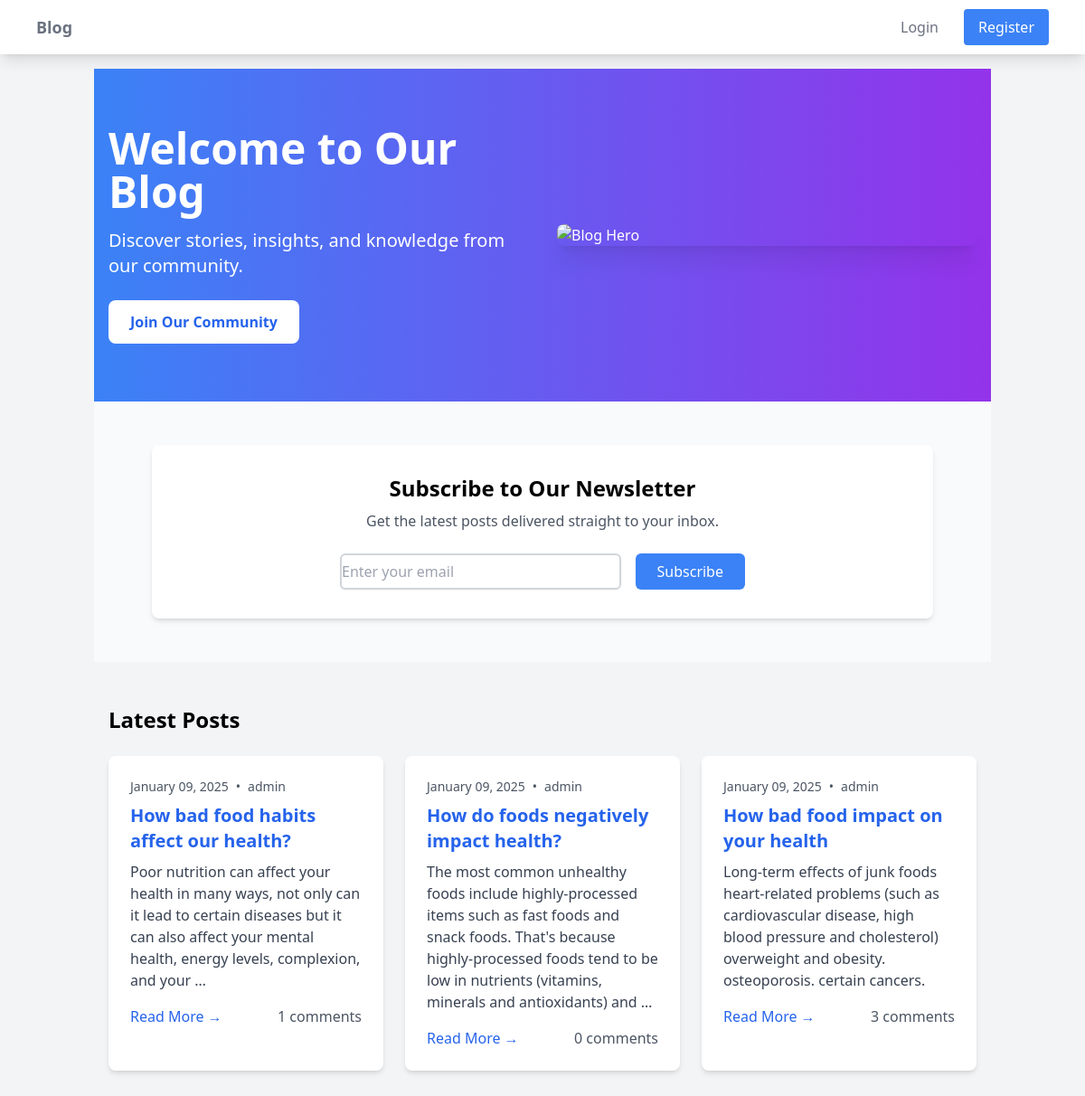
The page / on the database its author committed.
### blog/models.py (models this page shows, shortened)
class Post(models.Model):
    title = models.CharField(max_length=200)
    content = models.TextField()
    author = models.ForeignKey(User, on_delete=models.CASCADE)
    created_at = models.DateTimeField(auto_now_add=True)
    updated_at = models.DateTimeField(auto_now=True)
    categories = models.ManyToManyField(Category)
    tags = models.CharField(max_length=200)

### blog/views.py (the view)
# urls.py: path('', views.PostListView.as_view(), name='post-list'),
class PostListView(ListView):
    model = Post
    template_name = 'blog/post_list.html'
    context_object_name = 'posts'
    ordering = ['-created_at']

### blog/templates/blog/post_list.html (shortened to what this page needs)
{% extends 'blog/base.html' %}
{% load static %}
{% block content %}
<div class="bg-gradient-to-r from-blue-500 to-purple-600 text-white">
    <div class="max-w-6xl mx-auto px-4 py-16">
        <div class="grid md:grid-cols-2 gap-8 items-center">
            <div>
                <h1 class="text-4xl md:text-5xl font-bold mb-4">Welcome to Our Blog</h1>
                <p class="text-xl mb-6">Discover stories, insights, and knowledge from our community.</p>
                {% if not user.is_authenticated %}
                    <a href="{% url 'register' %}" class="inline-block bg-white text-blue-600 px-6 py-3 rounded-lg font-semibold hover:bg-gray-100 transition">
                        Join Our Community
                    </a>
                {% endif %}
            </div>
            <div class="hidden md:block">
                <img src="https://cdn.pixabay.com/photo/2019/03/26/04/30/influencer-4081842_1280.jpg" alt="Blog Hero" class="rounded-lg shadow-xl">
            </div>
        </div>
    </div>
</div>
<div class="bg-gray-50 py-12">
    <div class="max-w-4xl mx-auto px-4">
        <div class="bg-white p-8 rounded-lg shadow-md text-center">
            <h2 class="text-2xl font-bold mb-2">Subscribe to Our Newsletter</h2>
            <p class="text-gray-600 mb-6">Get the latest posts delivered straight to your inbox.</p>
            <form method="POST" action="" class="flex max-w-md mx-auto gap-4">
                <input type="email" name="email" placeholder="Enter your email" required
                       class="flex-1 rounded-md border-gray-300 shadow-sm focus:border-blue-500 focus:ring-blue-500">
                <button type="submit" class="bg-blue-500 text-white px-6 py-2 rounded-md hover:bg-blue-600 transition">
                    Subscribe
                </button>
            </form>
        </div>
    </div>
</div>
<div class="max-w-6xl mx-auto px-4 py-12">
    <h2 class="text-2xl font-bold mb-6">Latest Posts</h2>
    <div class="grid md:grid-cols-2 lg:grid-cols-3 gap-6">
        {% for post in posts %}
        <div class="bg-white rounded-lg shadow-md overflow-hidden hover:shadow-lg transition">
            <div class="p-6">
                <div class="flex items-center text-sm text-gray-600 mb-2">
                    <span>{{ post.created_at|date:"F d, Y" }}</span>
                    <span class="mx-2">•</span>
                    <span>{{ post.author }}</span>
                </div>
                <h2 class="text-xl font-semibold mb-2">
                    <a href="{% url 'post-detail' post.pk %}" class="text-blue-600 hover:text-blue-800">
                        {{ post.title }}
                    </a>
                </h2>
                <p class="text-gray-700 mb-4">{{ post.content|truncatewords:30 }}</p>
                <div class="flex items-center justify-between">
                    <a href="{% url 'post-detail' post.pk %}" class="text-blue-600 hover:text-blue-800">
                        Read More →
                    </a>
                    <span class="text-gray-600">{{ post.comments.count }} comments</span>
                </div>
            </div>
        </div>
        {% endfor %}
    </div>
</div>
{% endblock %}

### blog/templates/blog/base.html (style rules this page uses)
input, textarea { border: 2px solid lightgray; width: 100%; }

### rows shown on the page
Post: created_at "January 09, 2025", author "admin", title "How bad food habits affect our health?", content "Poor nutrition can affect your health in many ways, not only can it lead to certain diseases but it can also affect your mental health, energy levels, complexion, and your …", comments.count "1"
Post: created_at "January 09, 2025", author "admin", title "How do foods negatively impact health?", content "The most common unhealthy foods include highly-processed items such as fast foods and snack foods. That's because highly-processed foods tend to be low in nutrients (vitamins, minerals and antioxidants) and …", comments.count "0"
Post: created_at "January 09, 2025", author "admin", title "How bad food impact on your health", content "Long-term effects of junk foods heart-related problems (such as cardiovascular disease, high blood pressure and cholesterol) overweight and obesity. osteoporosis. certain cancers.", comments.count "3"
